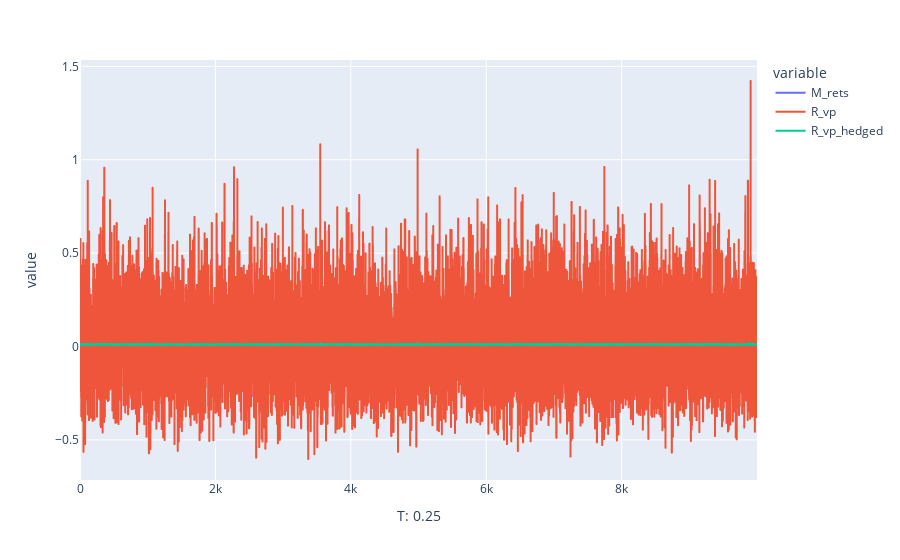

Notebook code cell kept with this figure:
### Code cell
px.line(data_frame=stock_hedge,x = stock_hedge.index,y = ['M_rets','R_vp','R_vp_hedged'])

### Figure 1 — Plotly figure (JSON) as saved in the notebook; plotly's stock layout.template omitted (floating-point values rounded to 4 significant figures; data arrays with more than 128 entries replaced by an {"elided": "..."} marker saying what was removed)
{"data": [{"hovertemplate": "variable=M_rets<br>T: 0.25=%{x}<br>value=%{y}<extra></extra>", "legendgroup": "M_rets", "line": {"color": "#636efa", "dash": "solid"}, "marker": {"symbol": "circle"}, "mode": "lines", "name": "M_rets", "showlegend": true, "type": "scattergl", "x": {"elided": "10000 int values"}, "xaxis": "x", "y": {"elided": "10000 float values"}, "yaxis": "y"}, {"hovertemplate": "variable=R_vp<br>T: 0.25=%{x}<br>value=%{y}<extra></extra>", "legendgroup": "R_vp", "line": {"color": "#EF553B", "dash": "solid"}, "marker": {"symbol": "circle"}, "mode": "lines", "name": "R_vp", "showlegend": true, "type": "scattergl", "x": {"elided": "10000 int values"}, "xaxis": "x", "y": {"elided": "10000 float values"}, "yaxis": "y"}, {"hovertemplate": "variable=R_vp_hedged<br>T: 0.25=%{x}<br>value=%{y}<extra></extra>", "legendgroup": "R_vp_hedged", "line": {"color": "#00cc96", "dash": "solid"}, "marker": {"symbol": "circle"}, "mode": "lines", "name": "R_vp_hedged", "showlegend": true, "type": "scattergl", "x": {"elided": "10000 int values"}, "xaxis": "x", "y": {"elided": "10000 float values"}, "yaxis": "y"}], "layout": {"legend": {"title": {"text": "variable"}, "tracegroupgap": 0}, "margin": {"t": 60}, "xaxis": {"anchor": "y", "domain": [0, 1], "title": {"text": "T: 0.25"}}, "yaxis": {"anchor": "x", "domain": [0, 1], "title": {"text": "value"}}}}
